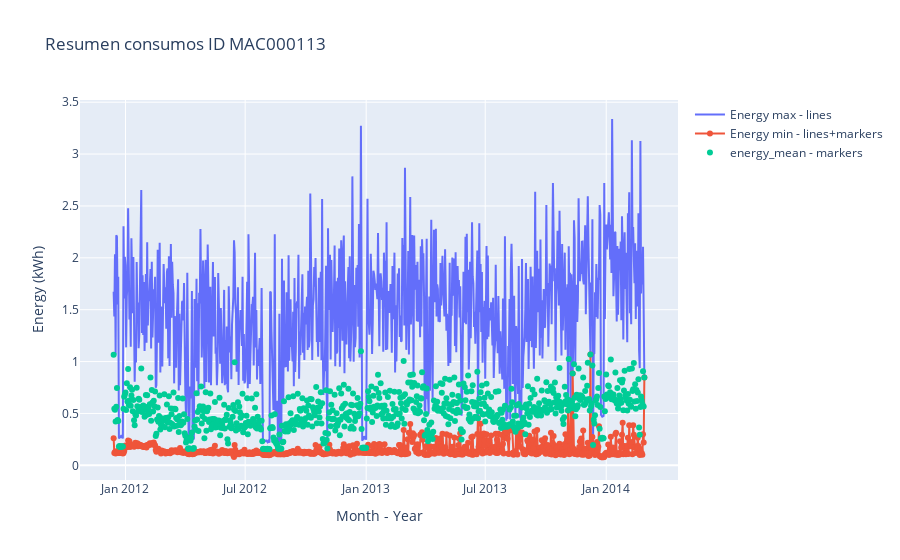

Notebook code cell kept with this figure:
### Markdown cell above
A continuación, se muestra un ejemplo utilizando Plotly. Se va a graficar el consumo máximo, medio y mínimo para cada día del contador **MAC000113**

(para instalar plotly, ejecutar ``!pip install plotly`` en una celda)

### Code cell
import plotly.graph_objects as go  # Importamos la librería de plotly

# Seleccionamos los datos del contador MAC00011
contador_113 = londres[londres['LCLid']=='MAC000113']

# Creamos la figura
fig = go.Figure()
fig.add_trace(go.Scatter(x=contador_113['day'], y=contador_113['energy_max'],
                    mode='lines',
                    name='Energy max - lines'))
fig.add_trace(go.Scatter(x=contador_113['day'], y=contador_113['energy_min'],
                    mode='lines+markers',
                    name='Energy min - lines+markers'))
fig.add_trace(go.Scatter(x=contador_113['day'], y=contador_113['energy_mean'],
                     mode='markers', name='energy_mean - markers'))


# Editamos la figura
fig.update_layout(title='Resumen consumos ID MAC000113',
                   xaxis_title='Month - Year',
                   yaxis_title='Energy (kWh)')


fig.show()

### Figure 1 — Plotly figure (JSON) as saved in the notebook; plotly's stock layout.template omitted (floating-point values rounded to 4 significant figures; data arrays with more than 128 entries replaced by an {"elided": "..."} marker saying what was removed)
{"data": [{"mode": "lines", "name": "Energy max - lines", "type": "scatter", "x": {"elided": "808 str values"}, "y": {"elided": "808 float values"}}, {"mode": "lines+markers", "name": "Energy min - lines+markers", "type": "scatter", "x": {"elided": "808 str values"}, "y": {"elided": "808 float values"}}, {"mode": "markers", "name": "energy_mean - markers", "type": "scatter", "x": {"elided": "808 str values"}, "y": {"elided": "808 float values"}}], "layout": {"title": {"text": "Resumen consumos ID MAC000113"}, "xaxis": {"title": {"text": "Month - Year"}}, "yaxis": {"title": {"text": "Energy (kWh)"}}}}
